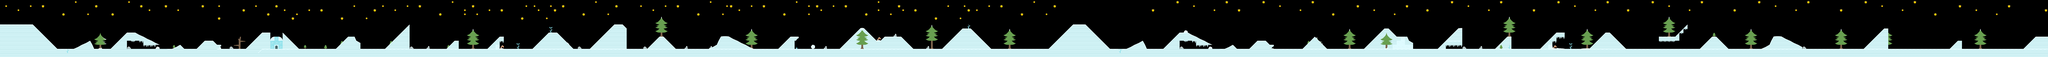

A level layout from a 2D game, rendered from its tile map. Below: a short description, then the map file with tile-grid data replaced by summaries:
An orthogonal 500x14 tile map with 70x70 px tiles, 2 tile layers (layer 2, layer 1) and 35 objects.

<map version="1.0" orientation="orthogonal" renderorder="right-up" width="500" height="14" tilewidth="70" tileheight="70" nextobjectid="78">
 <tileset firstgid="1" name="kenney" tilewidth="70" tileheight="70" tilecount="112" columns="14">
  <image source="../img/kenney.png" width="980" height="560" />
 </tileset>
 <layer name="layer 2" width="500" height="14">
  <data>[7000 cells, 624 non-empty, 52 distinct tile ids]</data>
 </layer>
 <layer name="layer 1" width="500" height="14">
  <data>[7000 cells, 1623 non-empty, 47 distinct tile ids]</data>
 </layer>
 <objectgroup name="objects1">
  <object id="3" x="1" y="841">
   <polyline points="0,0 34998,-1 34998,67 0,67 1,1" />
  </object>
  <object id="4" x="981" y="841">
   <polyline points="0,0 -422,-420 -984,-419 -980,-1 0,0" />
  </object>
  <object id="5" x="1259" y="840">
   <polyline points="0,4 280,-140 350,-2 3,6" />
  </object>
  <object id="6" x="1888" y="840">
   <polyline points="-5,8 282,-280 422,-281 839,-72 842,0 -3,11" />
  </object>
  <object id="10" x="3079" y="770">
   <polyline points="0,0 -140,73 73,71 3,3" />
  </object>
  <object id="12" x="3361" y="839">
   <polyline points="0,0 139,-140 276,-139 348,-70 419,-68 419,1 1,2" />
  </object>
  <object id="14" x="4201.33" y="837.333">
   <polyline points="-6.18182,9.63636 282.667,-277.333 414.667,-277.333 465.333,-205.333 581.333,-208 630.667,-273.333 913.542,9.04183 -2.583,11.4167" />
  </object>
  <object id="15" x="5738.67" y="836">
   <polyline points="-2.66667,10 214.667,-208 326.667,-208 424,-98.333 423.667,9.6667 -0.000333333,11.6667" />
  </object>
  <object id="16" x="6584" y="840">
   <polyline points="-9.33333,7.33333 416,-418.667 415.333,7.6665 -5.33367,7" />
  </object>
  <object id="17" x="7629.33" y="842.667">
   <polyline points="-5.33333,4 138.667,-137.333 209.333,-138.667 210.667,-2.00033 -3.33333,5.33333" />
  </object>
  <object id="18" x="8329.33" y="840">
   <polyline points="-5.33333,6 208,-209.333 281.333,-212 280,8.333 -2.667,9.66667" />
  </object>
  <object id="19" x="9101.33" y="840">
   <polyline points="-6.66667,5.33333 277.333,-278.667 416,-278.667 705,5.99983 -3.99967,5.66666" />
  </object>
  <object id="20" x="10078.7" y="841.333">
   <polyline points="-6,7.33333 420,-420 562.667,-420 630.667,-352 629.334,5.66667 -4,7.33333" />
  </object>
  <object id="21" x="11062.7" y="840">
   <polyline points="-8,6.66667 208,-209.333 280,-209.333 490.334,7.3335 -7.333,9" />
  </object>
  <object id="23" x="13298.7" y="840">
   <polyline points="-4.66667,5.33333 210.667,-209.333 346.667,-210.667 357.667,11.333 1.667,7.33333" />
  </object>
  <object id="24" x="14353.3" y="838.667">
   <polyline points="-13.3333,10.6667 344,-348 421.333,-348 621.333,-146.667 702.667,-145.333 765.333,-206.667 1045.33,-209.333 1261.67,4.3335 -14,11" />
  </object>
  <object id="25" x="16100" y="840">
   <polyline points="-2,6.33333 349.333,-349.333 490.667,-349.333 839,6.66683 0.333,4.66667" />
  </object>
  <object id="50" x="12104.7" y="843.333">
   <polyline points="0,0 145.333,-72 222,-212.667 354.667,-212 784,4.33333 4.33333,0.666667" />
  </object>
  <object id="51" x="17915.3" y="846">
   <polyline points="0,0 425.333,-424 633.333,-424.667 1064,5 2.66667,1.66667" />
  </object>
  <object id="54" x="19243.3" y="845.333">
   <polyline points="-5,4 285.333,-142.667 360,5 -2.33333,3.66667" />
  </object>
  <object id="55" x="19879.3" y="846">
   <polyline points="0,0 282,-282.667 421.333,-284 838,-75.3333 839.667,0.333333 1.33333,-1" />
  </object>
  <object id="56" x="20926" y="845.333">
   <polyline points="0,0 142.667,-72.6667 216,-1.33333 2,-1.33333" />
  </object>
  <object id="60" x="23302.7" y="848.667">
   <polyline points="0,0 357.333,-356.667 426,-356 567.333,-217.333 744.667,-217.333 773.333,-148 845.333,-108.667 848,-5.33333 1.33333,0" />
  </object>
  <object id="62" x="25544" y="846.667">
   <polyline points="0,0 216.667,-216 284.667,-214.667 284.667,-3.33333 0.666667,0" />
  </object>
  <object id="64" x="27156.7" y="846.667">
   <polyline points="0,0 284,-284.667 352,-284 633.333,-4.66667 1.33333,0" />
  </object>
  <object id="65" x="34573" y="843">
   <polyline points="0,0 217,-213 427,-212 422,0 1,0" />
  </object>
  <object id="66" x="33316" y="846">
   <polyline points="0,0 144,-146 213,-145 212,-3 4,0" />
  </object>
  <object id="70" x="22257" y="844">
   <polyline points="0,0 213,-214 424,-2 1,1" />
  </object>
  <object id="71" x="21348" y="841">
   <polyline points="0,0 142,-140 282,-140 352,-71 423,-72 422,0 3,0" />
  </object>
  <object id="72" x="24566" y="841">
   <polyline points="0,0 355,-352 423,-352 424,1 3,1" />
  </object>
  <object id="73" x="30094" y="840">
   <polyline points="0,0 142,-70 217,-212 354,-212 634,-72 847,1 0,1" />
  </object>
  <object id="74" x="31849" y="842">
   <polyline points="0,0 351,-354 418,-354 421,-2 2,0" />
  </object>
  <object id="75" x="29046" y="841">
   <polyline points="0,0 212,-210 284,-211 493,0 2,1" />
  </object>
  <object id="76" x="26317" y="841">
   <polyline points="0,0 281,-280 423,-281 422,1 2,0" />
  </object>
  <object id="77" x="28350" y="699">
   <polyline points="0,0 -2,-70 276,-69 488,-280 492,-212 348,-1 2,-1" />
  </object>
 </objectgroup>
</map>
